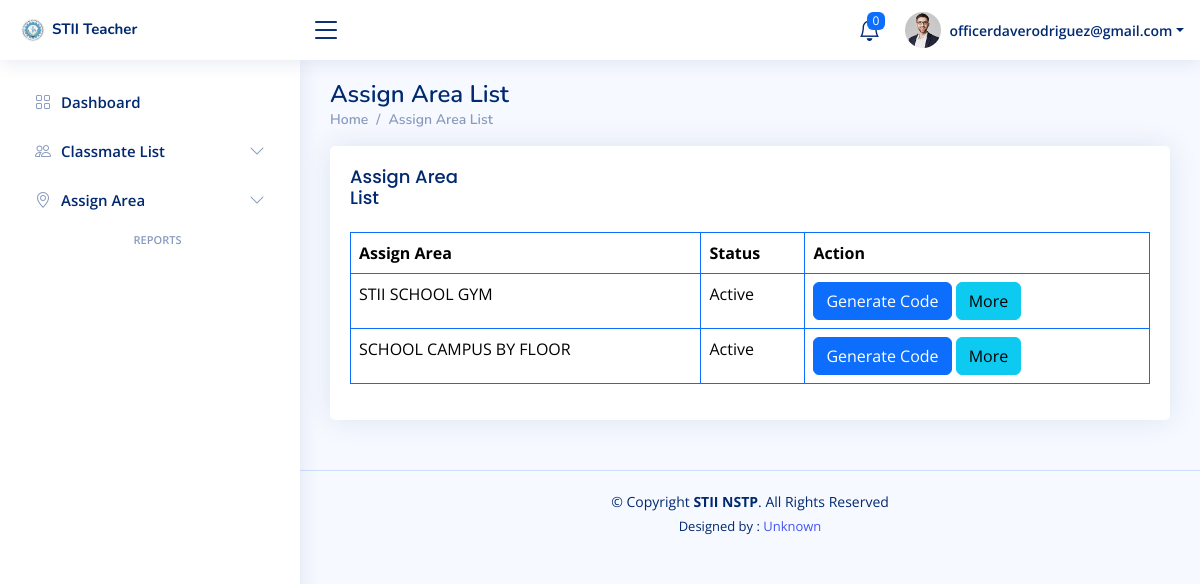
Page /Coordinator/Officer/ass_area.php (signed in) on the committed database.
### tables this page shows
CREATE TABLE `assign_off` (
  `assign_off_id` int(11) NOT NULL,
  `area_id` int(11) NOT NULL,
  `o_id` int(11) NOT NULL,
  `s_id` int(11) NOT NULL,
  `co_id` int(11) NOT NULL,
  `n_id` int(11) NOT NULL,
  `status` varchar(255) NOT NULL,
  `date` timestamp NOT NULL DEFAULT current_timestamp() ON UPDATE current_timestamp()
);

CREATE TABLE `area` (
  `area_id` int(11) NOT NULL,
  `area_name` varchar(255) NOT NULL,
  `co_id` int(11) NOT NULL,
  `status` varchar(255) NOT NULL,
  `date` timestamp NOT NULL DEFAULT current_timestamp() ON UPDATE current_timestamp()
);

### Coordinator/Officer/ass_area.php (the view, shortened to what this page needs)
<?php
if (isset($_SESSION['email']) && isset($_SESSION['o_id']) && ($_SESSION['password']) ) {
?>
<!DOCTYPE html>
<html lang="en">
<head>
  <link href="assets/vendor/bootstrap/css/bootstrap.min.css" rel="stylesheet">
  <link href="assets/vendor/bootstrap-icons/bootstrap-icons.css" rel="stylesheet">
  <link href="assets/vendor/boxicons/css/boxicons.min.css" rel="stylesheet">
  <link href="assets/vendor/quill/quill.snow.css" rel="stylesheet">
  <link href="assets/vendor/quill/quill.bubble.css" rel="stylesheet">
  <link href="assets/vendor/remixicon/remixicon.css" rel="stylesheet">
  <link href="assets/vendor/simple-datatables/style.css" rel="stylesheet">
  <link href="assets/css/style.css" rel="stylesheet">
</head>
<body>
<?php include 'Include/header.php'; ?>
<?php include 'Include/sidebar.php'; ?>
  <main id="main" class="main">
    <div class="pagetitle">
      <h1>Assign Area List</h1>
      <nav>
        <ol class="breadcrumb">
          <li class="breadcrumb-item"><a href="dashboard.php">Home</a></li>
          <li class="breadcrumb-item">Assign Area List</li>
        </ol>
      </nav>
    </div>
    <section class="section">
      <div class="row">
        <div class="col-lg-12">
          <div class="card">
            <div class="card-body">
              <div class="row">
              	<div class="col-lg-2">
              		<h5 class="card-title">Assign Area List</h5>
              	</div>
              </div>
              <table class="table table-bordered border-primary">
                <thead>
                  <tr>
                    <th scope="col">Assign Area</th>
                    <th scope="col">Status</th>
                    <th scope="col">Action</th>
                  </tr>
                </thead>
                <tbody>
                	<?php
include 'conn.php';
$o_id = $_SESSION['o_id'];
$query = "SELECT a.assign_off_id, area.area_name, a.status, a.area_id
          FROM assign_off a
          JOIN area ON a.area_id = area.area_id
          WHERE a.o_id = '$o_id'";
$result = mysqli_query($conn, $query);
?>
    <?php
    while ($row = mysqli_fetch_assoc($result)) { ?>
        <tr>
            <td><?php echo htmlspecialchars($row['area_name']); ?></td>
            <td><?php echo htmlspecialchars($row['status']); ?></td>
            <td>
                <form action="ge_code.php" method="Post">
                    <button type="submit" class="btn btn-primary">Generate Code</button>
                    <a href="ass_info.php?assign_off_id=<?php echo htmlspecialchars($row['assign_off_id']); ?>" class="btn btn-info">More</a>
                </form>
            </td>
        </tr>
    <?php } ?>
                </tbody>
              </table>
            </div>
          </div>
        </div>
      </div>
    </section>
  </main>
  <footer id="footer" class="footer">
    <div class="copyright">
      &copy; Copyright <strong><span>STII NSTP</span></strong>. All Rights Reserved
    </div>
    <div class="credits">
      Designed by : <a href="#">Unknown</a>
    </div>
  </footer>
</body>
</html>
<?php
}else{
    header("Location: sign_in.php");
    exit();
}
?>

### Coordinator/Officer/assets/css/style.css (style rules this page uses)
:root { scroll-behavior: smooth; }
body { font-family: "Open Sans", sans-serif; background: #f6f9ff; color: #444444; }
a { color: #4154f1; text-decoration: none; }
h1, h2, h3, h4, h5, h6 { font-family: "Nunito", sans-serif; }
#main { margin-top: 60px; padding: 20px 30px; transition: all 0.3s; }
.pagetitle { margin-bottom: 10px; }
.pagetitle h1 { font-size: 24px; margin-bottom: 0; font-weight: 600; color: #012970; }
.card { margin-bottom: 30px; border: none; border-radius: 5px; box-shadow: 0px 0 30px rgba(1, 41, 112, 0.1); }
.card-title { padding: 20px 0 15px 0; font-size: 18px; font-weight: 500; color: #012970; font-family: "Poppins", sans-serif; }
.card-body { padding: 0 20px 20px 20px; }
.breadcrumb { font-size: 14px; font-family: "Nunito", sans-serif; color: #899bbd; font-weight: 600; }
.breadcrumb a { color: #899bbd; transition: 0.3s; }
.breadcrumb .breadcrumb-item::before { color: #899bbd; }
@media (min-width: 1200px) { #main, #footer { margin-left: 300px; } }
.footer { padding: 20px 0; font-size: 14px; transition: all 0.3s; border-top: 1px solid #cddfff; }
.footer .copyright { text-align: center; color: #012970; }
.footer .credits { padding-top: 5px; text-align: center; font-size: 13px; color: #012970; }

### rows in the picture
assign_off: area.area_name "STII SCHOOL GYM", status "Active"
assign_off: area.area_name "SCHOOL CAMPUS BY FLOOR", status "Active"

### other values in the picture
$notification_count "0"
$_SESSION['email'] "officerdaverodriguez@gmail.com"
